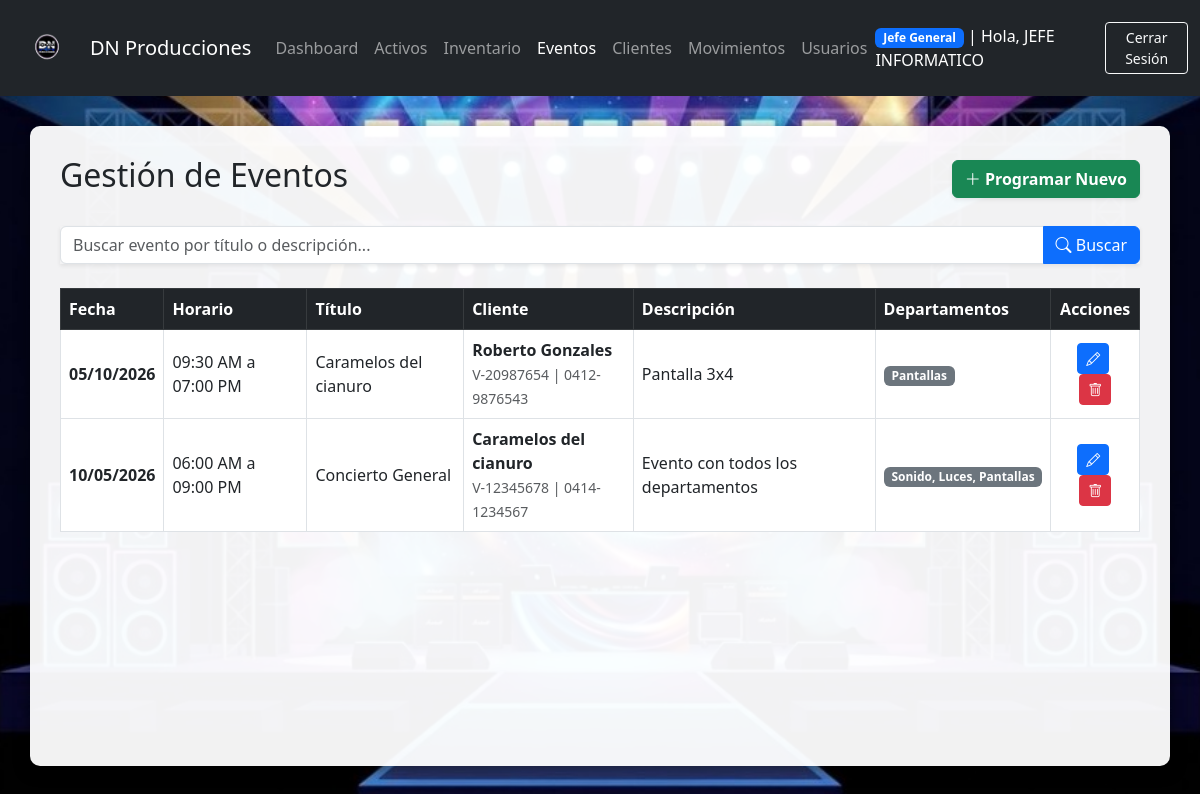
The app's page /eventos.php (signed in) with its own data.
### tables this page shows
CREATE TABLE `eventos` (
  `id` int(11) NOT NULL AUTO_INCREMENT,
  `titulo` varchar(100) NOT NULL,
  `descripcion` text DEFAULT NULL,
  `id_cliente` int(11) DEFAULT NULL,
  `fecha` date NOT NULL,
  `hora_inicio` time DEFAULT NULL,
  `hora_fin` time DEFAULT NULL,
  `creado_por` int(11) DEFAULT NULL,
  PRIMARY KEY (`id`),
  KEY `creado_por` (`creado_por`),
  KEY `fk_eventos_cliente` (`id_cliente`),
  CONSTRAINT `eventos_ibfk_1` FOREIGN KEY (`creado_por`) REFERENCES `usuario` (`id`) ON DELETE SET NULL ON UPDATE CASCADE,
  CONSTRAINT `fk_eventos_cliente` FOREIGN KEY (`id_cliente`) REFERENCES `clientes` (`id`) ON DELETE SET NULL ON UPDATE CASCADE
);

CREATE TABLE `clientes` (
  `id` int(11) NOT NULL AUTO_INCREMENT,
  `nombre` varchar(100) NOT NULL,
  `cedula` varchar(20) NOT NULL,
  `telefono` varchar(25) NOT NULL,
  PRIMARY KEY (`id`),
  UNIQUE KEY `cedula` (`cedula`)
);

### eventos.php (the view, shortened to what this page needs)
<?php
require 'db.php';
$is_global = in_array($_SESSION['rol'], ['admin', 'jefe_general']);
$search = isset($_GET['search']) ? $conn->real_escape_string($_GET['search']) : '';
$sql = "SELECT e.*, u.nombre as autor,
               cl.nombre as cliente_nombre, cl.cedula as cliente_cedula, cl.telefono as cliente_telefono,
               GROUP_CONCAT(d.nombre SEPARATOR ', ') as departamentos_asignados,
               GROUP_CONCAT(ed.id_departamento SEPARATOR ',') as ids_departamentos
        FROM eventos e
        LEFT JOIN usuario u ON e.creado_por = u.id
        LEFT JOIN clientes cl ON e.id_cliente = cl.id
        LEFT JOIN evento_departamento ed ON e.id = ed.id_evento
        LEFT JOIN departamentos d ON ed.id_departamento = d.id";
$sql .= " GROUP BY e.id ORDER BY e.fecha DESC, e.hora_inicio ASC";
$result = $conn->query($sql);
?>
<!DOCTYPE html>
<html lang="es">
<head>
    <link href="https://cdn.jsdelivr.net/npm/bootstrap@5.3.0/dist/css/bootstrap.min.css" rel="stylesheet">
    <link rel="stylesheet" href="https://cdn.jsdelivr.net/npm/bootstrap-icons@1.10.5/font/bootstrap-icons.css">
</head>
<body>
    <nav class="navbar navbar-expand-lg navbar-dark bg-dark">
        <div class="container-fluid">
            <a class="navbar-brand d-flex align-items-center" href="admin.php">
                <img src="logo_dn_transparente.png" alt="Logo" width="70" height="70" class="me-2" style="object-fit: contain;">
                DN Producciones
            </a>
            <div class="collapse navbar-collapse" id="navbarNav">
                <ul class="navbar-nav me-auto">
                    <li class="nav-item"><a class="nav-link" href="admin.php">Dashboard</a></li>
                    <li class="nav-item"><a class="nav-link" href="activos.php">Activos</a></li>
                    <li class="nav-item"><a class="nav-link" href="inventario.php">Inventario</a></li>
                    <li class="nav-item"><a class="nav-link active" href="eventos.php">Eventos</a></li>
                    <?php if($is_global): ?>
                    <li class="nav-item"><a class="nav-link" href="clientes.php">Clientes</a></li>
                    <li class="nav-item"><a class="nav-link" href="movimientos.php">Movimientos</a></li>
                    <?php endif; ?>
                    <?php if(isset($_SESSION['rol']) && $_SESSION['rol'] === 'admin'): ?><li class="nav-item"><a class="nav-link" href="usuarios.php">Usuarios</a></li><?php endif; ?>
                </ul>
                <span class="navbar-text me-3 text-white">
                    <strong class="badge bg-primary"><?php echo $is_global ? 'Jefe General' : 'Jefe Dept'; ?></strong> | Hola, <?php echo htmlspecialchars($_SESSION['nombre']); ?>
                </span>
                <a href="logout.php" class="btn btn-outline-light btn-sm">Cerrar Sesión</a>
            </div>
        </div>
    </nav>
    <div class="container dashboard-container">
        <div class="d-flex justify-content-between align-items-center mb-4">
            <h2>Gestión de Eventos</h2>
            <?php if ($is_global): ?>
            <button class="btn btn-success fw-bold shadow-sm" data-bs-toggle="modal" data-bs-target="#modalNuevoEvento">
                <i class="bi bi-plus-lg"></i> Programar Nuevo
            </button>
            <?php endif; ?>
        </div>
        <form method="GET" action="eventos.php" class="mb-4">
            <div class="input-group shadow-sm">
                <input type="text" name="search" class="form-control" placeholder="Buscar evento por título o descripción..." value="<?php echo htmlspecialchars($search); ?>">
                <button class="btn btn-primary" type="submit"><i class="bi bi-search"></i> Buscar</button>
            </div>
        </form>
        <div class="table-responsive">
            <table class="table table-hover table-bordered align-middle bg-white">
                <thead class="table-dark">
                    <tr>
                        <th>Fecha</th>
                        <th>Horario</th>
                        <th>Título</th>
                        <th>Cliente</th>
                        <th>Descripción</th>
                        <th>Departamentos</th>
                        <?php if ($is_global): ?>
                        <th class="text-center">Acciones</th>
                        <?php endif; ?>
                    </tr>
                </thead>
                <tbody>
                    <?php
                    if ($result->num_rows > 0) {
                        while($row = $result->fetch_assoc()) {
                            $fecha_str = date('d/m/Y', strtotime($row['fecha']));
                            $hora_ini_str = date('h:i A', strtotime($row['hora_inicio']));
                            $hora_fin_str = date('h:i A', strtotime($row['hora_fin']));
                            $deps_str = empty($row['departamentos_asignados']) ? '<i>Todos / Ninguno</i>' : $row['departamentos_asignados'];
                            $deps_ids = empty($row['ids_departamentos']) ? '' : $row['ids_departamentos'];
                            $cliente_str = !empty($row['cliente_nombre'])
                                ? "<strong>" . htmlspecialchars($row['cliente_nombre']) . "</strong><br><small class='text-muted'>" . htmlspecialchars($row['cliente_cedula']) . " | " . htmlspecialchars($row['cliente_telefono']) . "</small>"
                                : "<span class='text-muted'><i>Sin asignar</i></span>";
                            echo "<tr>
                                <td><strong>{$fecha_str}</strong></td>
                                <td>{$hora_ini_str} a {$hora_fin_str}</td>
                                <td>{$row['titulo']}</td>
                                <td>{$cliente_str}</td>
                                <td>{$row['descripcion']}</td>
                                <td><span class='badge bg-secondary'>{$deps_str}</span></td>";
                            if ($is_global) {
                                echo "<td class='text-center'>
                                    <button class='btn btn-primary btn-sm me-1' onclick='abrirModalEditarEvento(this)'
                                        data-id='{$row['id']}'
                                        data-titulo='" . htmlspecialchars($row['titulo'], ENT_QUOTES) . "'
                                        data-desc='" . htmlspecialchars($row['descripcion'], ENT_QUOTES) . "'
                                        data-cliente='{$row['id_cliente']}'
                                        data-fecha='{$row['fecha']}'
                                        data-inicio='{$row['hora_inicio']}'
                                        data-fin='{$row['hora_fin']}'
                                        data-deps='{$deps_ids}' title='Editar'>
                                        <i class='bi bi-pencil'></i>
                                    </button>
                                    <button class='btn btn-danger btn-sm' onclick='confirmarEliminarEvento({$row['id']})' title='Eliminar'>
                                        <i class='bi bi-trash'></i>
                                    </button>
                                </td>";
                            }
                            echo "</tr>";
                        }
                    } else {
                        echo "<tr><td colspan='7' class='text-center py-4 text-muted'>No se encontraron eventos programados.</td></tr>";
                    }
                    ?>
                </tbody>
            </table>
        </div>
    </div>
</body>
</html>

### eventos.php (style rules this page uses)
body { background-image: url('fondo.jpg'); background-size: cover; background-position: center; background-attachment: fixed; }
.dashboard-container { background: rgba(255, 255, 255, 0.95); border-radius: 10px; padding: 30px; margin-top: 30px; box-shadow: 0 4px 15px rgba(0,0,0,0.5); min-height: 80vh; }

### records on screen
eventos: fecha "05/10/2026", hora_inicio "09:30 AM", hora_fin "07:00 PM", titulo "Caramelos del cianuro", id_cliente.nombre "Roberto Gonzales", id_cliente.cedula "V-20987654", id_cliente.telefono "0412-9876543", descripcion "Pantalla 3x4", departamentos_asignados "Pantallas"
eventos: fecha "10/05/2026", hora_inicio "06:00 AM", hora_fin "09:00 PM", titulo "Concierto General", id_cliente.nombre "Caramelos del cianuro", id_cliente.cedula "V-12345678", id_cliente.telefono "0414-1234567", descripcion "Evento con todos los departamentos", departamentos_asignados "Sonido, Luces, Pantallas"

### other values on screen
$_SESSION['nombre'] "JEFE INFORMATICO"
